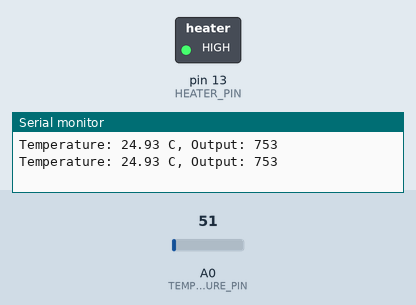
Recording of a sketch running on a simulated Arduino Uno, built with avr-gcc and run on an emulated ATmega328P. On the bench: switched loads named in the sketch (green lamp = pin HIGH), the last lines printed to the serial monitor. Inputs (shaded band) come from the test bench; at power-on: A0 (TEMPERATURE_PIN) = 51.

Above: at 1.8 s.
1.9 s: A0 (TEMPERATURE_PIN) set to 72
3.4 s: A0 (TEMPERATURE_PIN) set to 85
At 4.8 s:
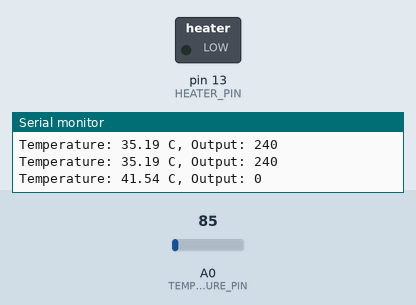
5.5 s: A0 (TEMPERATURE_PIN) set to 71
At 6.4 s:
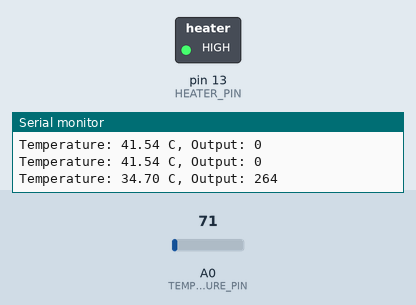
7.5 s: A0 (TEMPERATURE_PIN) set to 86
At 9.2 s:
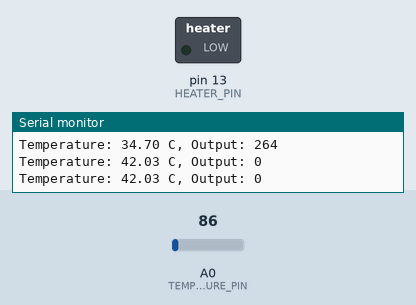
Timing chart, 0 to 10.5 s (numbered marks = the images above; inputs shaded):
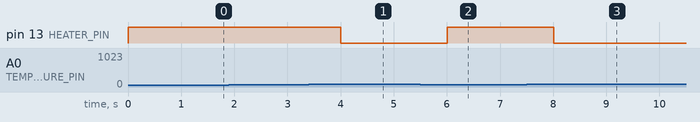

Measured:
- the behaviour switches between 80 and 81 on A0 (TEMPERATURE_PIN) (found by bisection; images 0 and 1)
- after the input at 3.4 s, pin 13 (HEATER_PIN): HIGH → LOW after 0.60 s
- after the input at 5.5 s, pin 13 (HEATER_PIN): LOW → HIGH after 0.51 s
- after the input at 7.5 s, pin 13 (HEATER_PIN): HIGH → LOW after 0.51 s

The sketch:

varmeelemant-sketch.ino
```cpp
#define HEATER_PIN 13     // Pin for power supply to the heating element
#define TEMPERATURE_PIN A0 // Pin for the temperature sensor

double Setpoint = 40;    // Desired temperature in Celsius
double Hysteresis = 0.5; // Deadband around the Setpoint
int WindowSize = 5000;   // Window time for regulation (in milliseconds)
int P_value = 50;        // Proportional constant

unsigned long windowStartTime; // Variable for storing the start time of regulation

// Declaration of the function
double readTemperature();

void setup() {
  Serial.begin(9600);        // Start serial communication
  pinMode(HEATER_PIN, OUTPUT); // Set heater pin as output
  windowStartTime = millis();   // Store the start time of regulation
}

void loop() {
  double temperature = readTemperature(); // Read temperature from the sensor

  // Calculate error between desired temperature and measured temperature
  double error = Setpoint - temperature;

  // Proportional control
  int output = P_value * error;

  // Set a lower limit for regulated output
  if (output < 0) {
    output = 0;
  }

  // Turn on the heating element based on regulated output and deadband
  if (temperature < Setpoint - Hysteresis) {
    digitalWrite(HEATER_PIN, HIGH);
  } else if (temperature > Setpoint + Hysteresis || output > millis() - windowStartTime) {
    analogWrite(HEATER_PIN, min(output, 255)); // PWM control of the heating element
    windowStartTime = millis(); // Update the start time of regulation
  } else {
    digitalWrite(HEATER_PIN, LOW);
  }

  Serial.print("Temperature: ");
  Serial.print(temperature);
  Serial.print(" C, Output: ");
  Serial.println(output);

  delay(1000); // Wait 1 second before reading the temperature again
}

// Definition of the function
double readTemperature() {
  int sensorValue = analogRead(TEMPERATURE_PIN); // Read analog value from the temperature sensor
  double temperature = sensorValue * (5.0 / 1023.0 * 100.0); // Convert analog value to temperature in Celsius
  return temperature;
}
```
